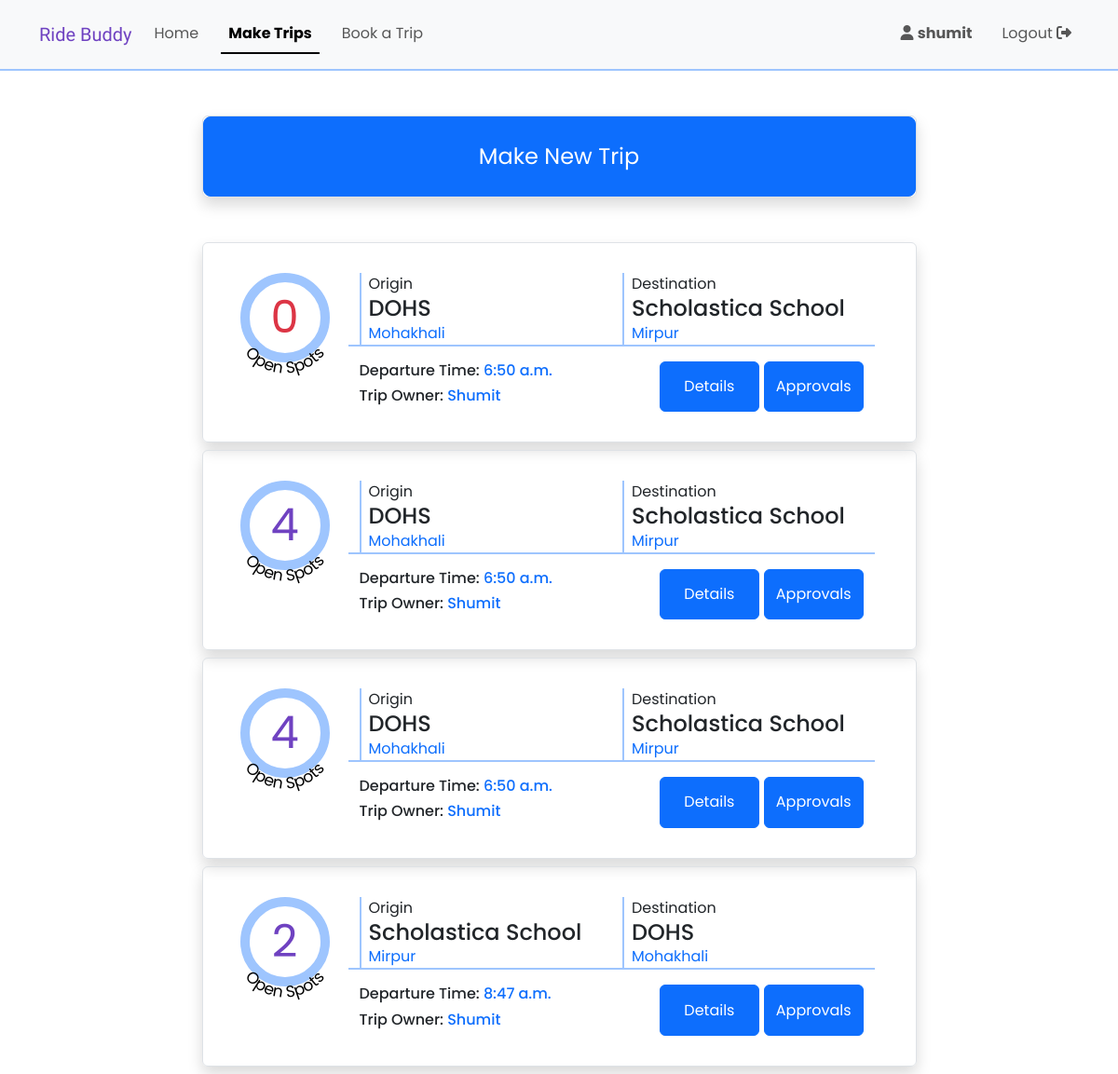
/make_trip (signed in), run on the app's committed database.
### RideSharing/models.py (models this page shows, shortened)
class User(AbstractUser):
    pass

class Trips(models.Model):
    origin = models.ForeignKey(Locations, on_delete = models.CASCADE, related_name = 'start_point')
    destination = models.ForeignKey(Locations, on_delete = models.CASCADE, related_name = 'end_point')
    description_text = models.TextField(null=True, blank=True)
    departure_time = models.TimeField()
    open_seats = models.IntegerField()
    valid_till = models.DateField()
    trip_owner = models.ForeignKey(User, on_delete = models.CASCADE)

class Locations(models.Model):
    LOCATION_TYPES = (
        ('school', 'School'),
        ('residential', 'Residential'),
    )
    location_area = models.CharField(max_length=200)
    location_name = models.CharField(max_length=200)
    embarcation_text = models.CharField(max_length=200)
    type = models.CharField(max_length=20, choices=LOCATION_TYPES)
    def __str__(self):
        return f"{self.location_area} - {self.location_name}"

### RideSharing/views.py (the view)
# urls.py: path("make_trip", views.make_trip, name="make_trip"),
@login_required(login_url ='/login')
def make_trip(request):
    active_user = get_object_or_404(User, pk = request.user.id)
    if request.method == "POST":
        new_trip_form = TripsForm(request.POST)
        if new_trip_form.is_valid():
            new_trip_form.cleaned_data["trip_owner"] = active_user
            TripsForm(new_trip_form.cleaned_data).save()
    inital_form = TripsForm(initial={
        'trip_owner' : active_user
    }).render("form_snippets/form.html")
    today = timezone.now().date()
    my_active_trips = Trips.objects.filter(valid_till__gte=today, trip_owner_id = request.user.id)
    my_active_trips_spots = addremaining_spots(my_active_trips)
    return render(request, "make_trip.html", {
        'trip_form': inital_form,
        'my_active_trips': my_active_trips_spots
    })

### RideSharing/utils.py (called while the page is built)
def find_remaining_spots(underlying_trip):
    total_approved_bookings = Spot_Bookings.objects.filter(trip = underlying_trip, approval_status = True).aggregate(Sum('spots_requested'))['spots_requested__sum']
    remaining_spots = underlying_trip.open_seats
    if total_approved_bookings:
        remaining_spots = underlying_trip.open_seats - total_approved_bookings
    return remaining_spots

def addremaining_spots(trips):
    trip_spot = []
    for trip in trips:
        open_spot = find_remaining_spots(trip)
        trip_spot.append({
            'trip': trip,
            'open_spot':open_spot
        })
    return trip_spot

### RideSharing/templates/component_snippets/navbar.html (shortened to what this page needs)
<nav id="top_bar" class="navbar navbar-expand-lg bg-body-tertiary border-bottom border-2 border-primary-subtle py-sm-3">
    <div class="container-lg">
        <a class="navbar-brand" href="#" style="color: var(--bs-purple);">
            <span class="logo">
                Ride Buddy
            </span>
        </a>
        <div class="collapse navbar-collapse" id="navbarToggler">
            <ul class="navbar-nav nav-underline me-auto mb-2 mb-lg-0">
                <li class="nav-item">
                    <a class="nav-link" aria-current="page" href="/">Home</a>
                </li>
                <li class="nav-item">
                    <a class="nav-link" href="{% url 'make_trip' %}">Make Trips</a>
                </li>
                <li class="nav-item">
                    <a class="nav-link" href="{% url 'find_trip' %}">Book a Trip</a>
                </li>
            </ul>
            <ul class="navbar-nav nav-underline">
                {% if user.is_authenticated %}
                <li class="nav-item">
                    <a class="nav-link" href="{% url 'mypage' %} ">
                        <div class="position-relative">
                            <i class="fa-solid fa-user"></i>
                            <strong>
                                {{ user.username }}
                            </strong>
                        </div>
                    </a>
                </li>
                <li class="nav-item">
                    <a class="nav-link" href="{% url 'logout' %}">
                        Logout
                        <i class="fa-solid fa-right-from-bracket"></i>
                    </a>
                </li>
                {% endif %}
            </ul>
        </div>
    </div>
</nav>

### RideSharing/templates/component_snippets/trips_list.html (shortened to what this page needs)
{% for trip in trips %}
<div id="trips_box_{{trip.trip.id}}" class="border shadow boxes rounded w-100 mx-auto mb-2">
    <div class="d-flex justify-content-center">
        <div class="mx-2">
            <div style="position: relative;">
                <div class="border-primary-subtle open_seats_container d-flex justify-content-center align-items-center">
                    <div id="open_spots_{{trip.trip.id}}"
                    {% if trip.open_spot %}
                        style="color: var(--bs-purple);"
                    {% else %}
                        style="color: var(--bs-red);"
                    {% endif %}
                    >
                        {{trip.open_spot}}
                    </div>
                    <svg viewBox="0 0 200 200" class="position-absolute" style="overflow:visible; z-index: 1; bottom: -12%; left: -6%; width: 112%; height: 112%;">
                        <text font-size="32" fill="black">
                            <textPath href="#textCircle" startOffset="50%" text-anchor="middle">
                                Open Spots
                            </textPath>
                        </text>
                    </svg>
                </div>
            </div>
        </div>
        <div class=" flex-fill px-4">
            <div class="row row-cols-1 gy-3 row-cols-sm-2 border-bottom border-primary-subtle border-2">
                {% include 'component_snippets/location_look.html' with location=trip.trip.origin type='Origin' %}
                {% include 'component_snippets/location_look.html' with location=trip.trip.destination type='Destination' %}
            </div>
            <div class="mt-3 d-sm-flex  justify-content-between">
                <div>
                    <h6>
                        Departure Time: <span class="text-primary">{{trip.trip.departure_time}}</span>
                    </h6>
                    <h6>
                        Trip Owner: <span class="text-primary">{{trip.trip.trip_owner|capfirst}}</span>
                    </h6>
                </div>
                    <div class=""
                    style="display: grid; grid-template-columns: 1fr 1fr; column-gap: 5px;">
                        <button class="btn btn-primary" type="button"
                            data-bs-toggle="collapse"
                            data-bs-target="#comments_space_{{trip.trip.id}}"
                            aria-expanded="false">
                            Details
                        </button>
                        <button class="btn btn-primary action_button" type="button"
                        {% if booking_trips %}
                        onclick="handle_form_fetch(event, true)"
                        {% else %}
                        onclick="handle_form_fetch(event, false)"
                        {% endif %}
                            data-bs-toggle="collapse"
                            data-bs-target="#form_space_{{trip.trip.id}}"
                            data-targettripid="{{trip.trip.id}}"
                            data-spec_booking="{{spec_booking}}"
                            aria-expanded="false">
                                {% if booking_trips %}
                                    Book a Spot
                                {% else %}
                                    Approvals
                                {% endif %}
                        </button>
                    </div>
            </div>
        </div>
    </div>
</div>
{% endfor %}

### RideSharing/templates/component_snippets/location_look.html
<div class="col">
    <div class="border-start border-2 border-primary-subtle ps-2">
    {{type}}
        <h4 class="mb-0">
            {{location.location_name}}
        </h4>
        <div class="text-primary">
            {{location.location_area}}
        </div>
    </div>
</div>

### RideSharing/static/styles.css (style rules this page uses)
.boxes { padding: 2rem; max-width: 767px; }
.open_seats_container { border-radius: 50%; border: 10px solid; width: 6rem; height: 6rem; font-size: 3rem; }

### RideSharing/templates/layout.html (style rules this page uses)
body { font-family: "Poppins", sans-serif; }
.logo { font-family: "Playwrite ES Deco", cursive; font-optical-sizing: auto; font-weight: 400; font-style: normal; }

### data on the page
User: username "shumit"
Trips: open_spot "0", type "Origin Destination", trip.departure_time "6:50 a.m.", trip.trip_owner "Shumit"
Locations: location_name "DOHS", location_area "Mohakhali"
Locations: location_name "Scholastica School", location_area "Mirpur"
Trips: open_spot "4", type "Origin Destination", trip.departure_time "6:50 a.m.", trip.trip_owner "Shumit"
Trips: open_spot "4", type "Origin Destination", trip.departure_time "6:50 a.m.", trip.trip_owner "Shumit"
Trips: open_spot "2", type "Origin Destination", trip.departure_time "8:47 a.m.", trip.trip_owner "Shumit"
